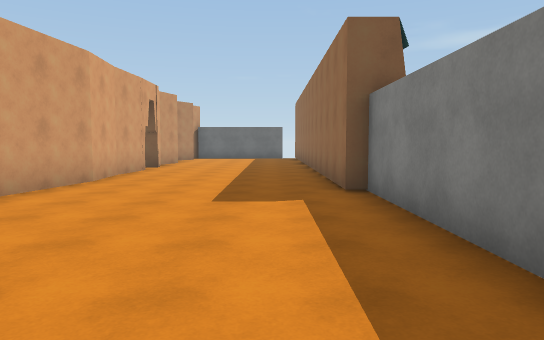
[1] (above)

16 first-person views from a walk through a Unity game level. The camera is 1.5 m above the floor, tilts 4° down and sees 70° across. The floor is counted in squares, 2 m on a side. Each view is taken from the middle of a square. On the plan, view 1 faces up. The plan holds only what a view shows up to about 12 squares ahead; the rest is blank. The player is left out. Surface patterns are stand-ins for the level's own textures.

[2]
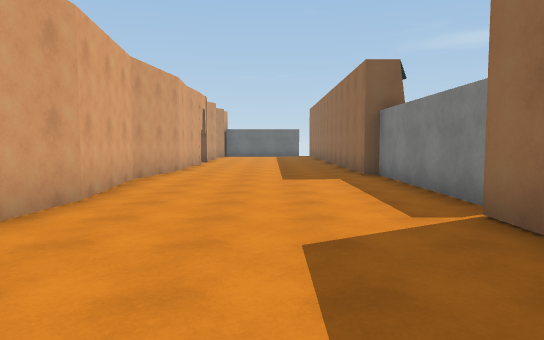

[3]
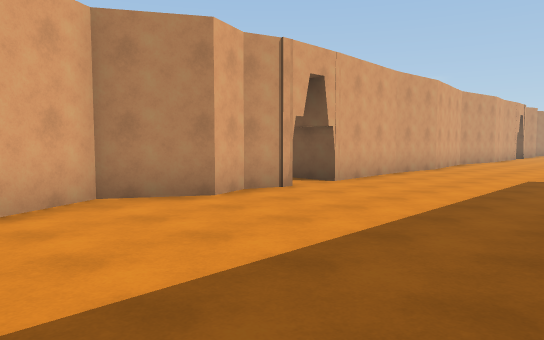

[4]
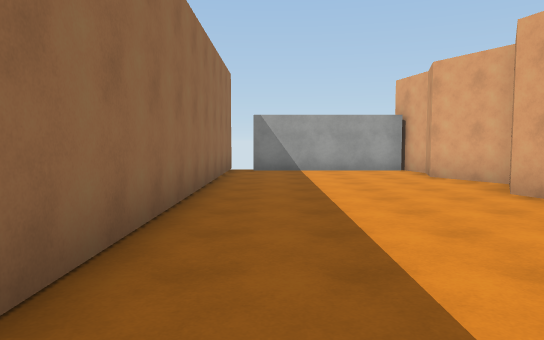

[5]
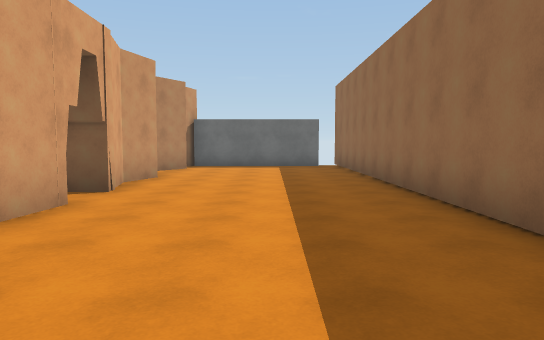

[6]
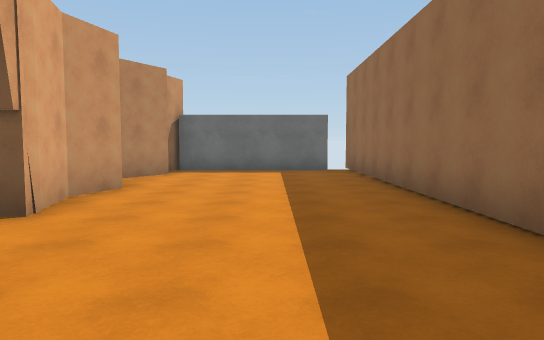

[7]
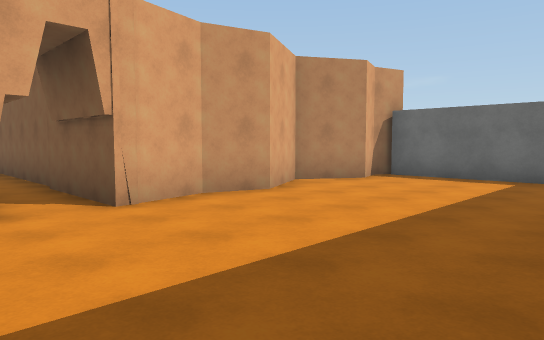

[8]
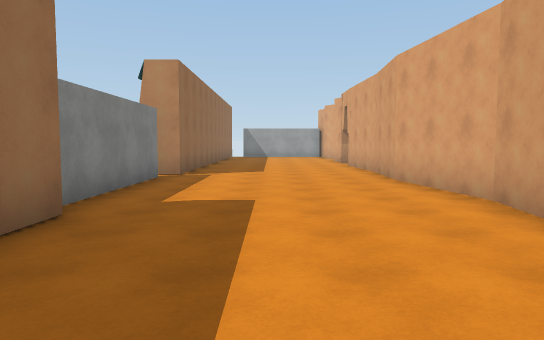

[9]
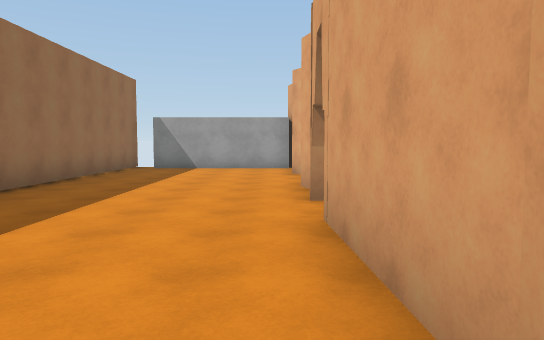

[10]
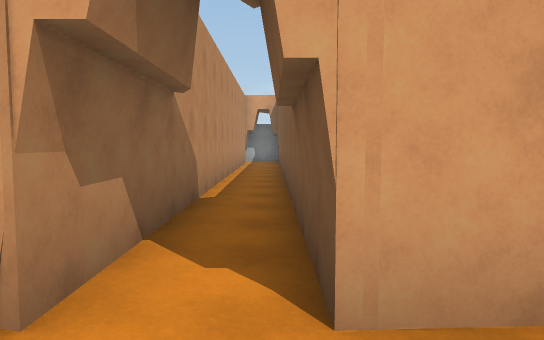

[11]
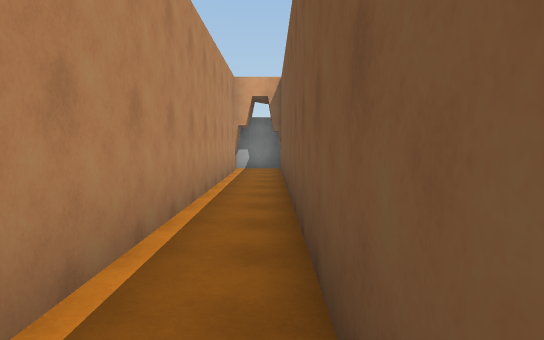

[12]
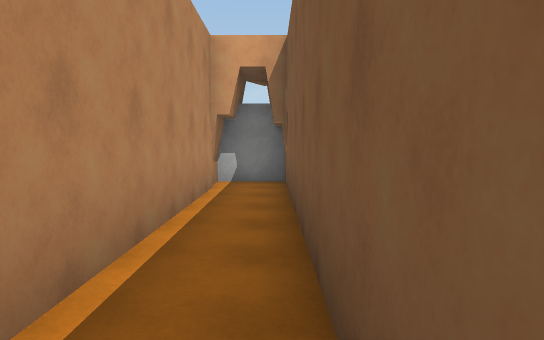

[13]
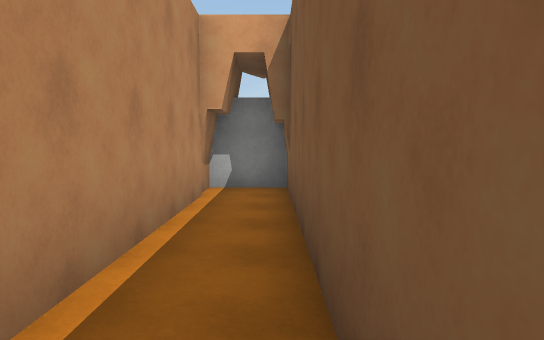

[14]
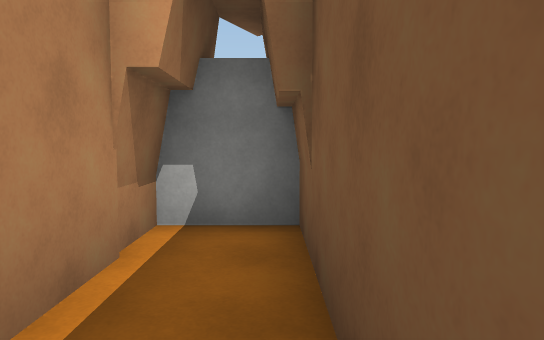

[15]
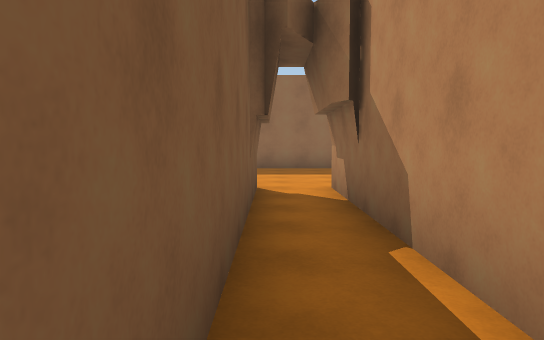

[16]
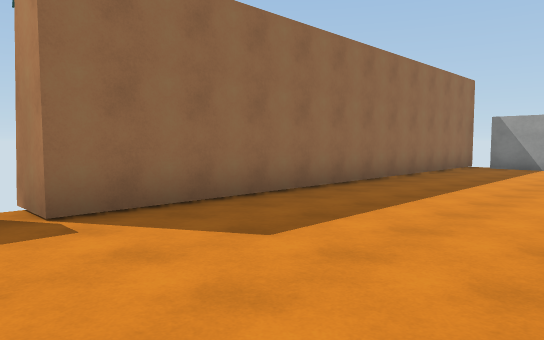

### Floor plan
Points are (right, up) in squares from view 1. A wall is a line through its corners. A room is listed if a view was taken in it or the views show most of it. See-through windows are left out.
Room 1 (views 1, 2, 3, 4, 5, 6, 7, 8, 9, 10, 16)
walls: (-3.8, 5.1) (-3.4, 2.1); (-3.5, 2.2) (-3.7, -0.1); (1.5, 1.5) (1.5, 6) (1.1, 6) (1.1, 19.4); (-3.5, 7.7) (-3.9, 5); (-3.7, 0.1) (-3.5, -2.7); (-4.2, 9) (-4, 7.4); (-3.5, 10.8) (-3.6, 9); (-3.5, -4) (-3.8, -4.9) (-3.5, -5.7) (-4.3, -7) (-3.5, -8.5) (-3.8, -9.7) (-3.5, -11); (0.6, 18.5) (-3.5, 18.5); (-3.6, -10.5) (0.5, -10.5); (-3.5, 18.8) (-3.8, 18.1) (-3.5, 17.3) (-4.3, 16) (-3.5, 14.4) (-3.8, 13.3) (-3.5, 11.9); (1.1, -11) (1.1, 0.9) (2.4, 0.9)
ways out: opening at (-4, -3) to room 2; opening at (-4, 11); gap at (1, -11); gap at (1, 19); gap at (2, 1)
Room 2 (views 11, 12, 13, 14, 15)
walls: (-17.5, -3.4) (-17.5, -4) (-3.5, -4); (-3.5, -2.7) (-17.4, -2.7)
ways out: opening at (-4, -3) to room 1
objects: other object (-18, -3); other object (-5, -4)

Positions as (right, up) in squares from view 1, and headings:
1: (0, 0), facing up
2: (-1, -3), facing up
3: (1, -9), facing up-left
4: (0, 0), facing down
5: (-1, 6), facing up
6: (-1, 8), facing up
7: (1, 10), facing up-left
8: (-1, 10), facing down
9: (-3, 1), facing down
10: (-2, -3), facing left
11: (-6, -3), facing left
12: (-10, -3), facing left
13: (-11, -3), facing left
14: (-14, -3), facing left
15: (-10, -3), facing right
16: (-3, 2), facing down-right
